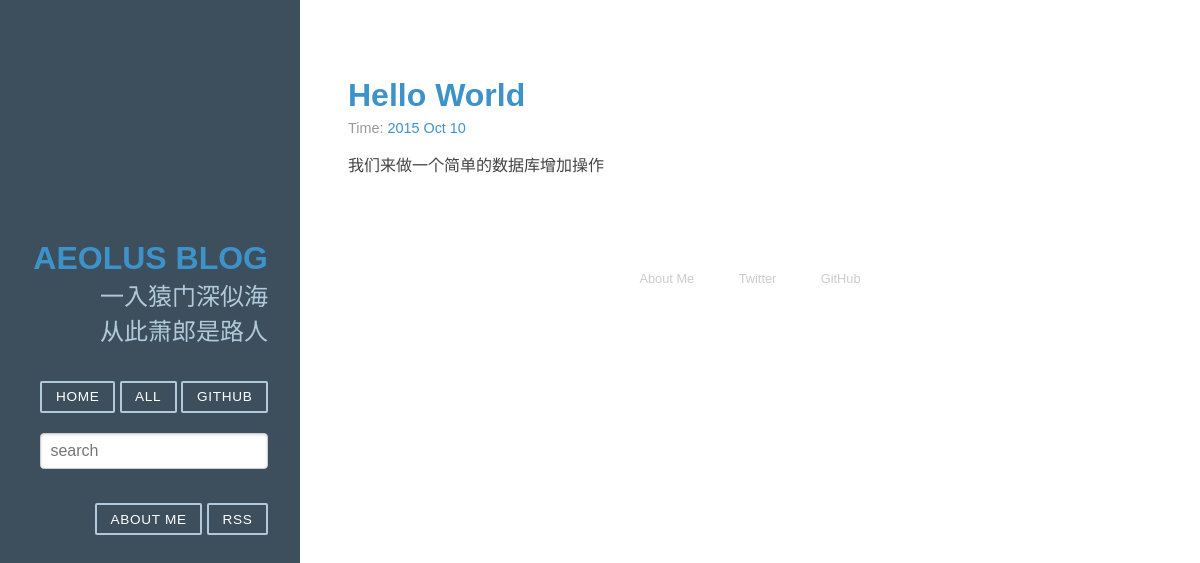
/1/, run on the app's committed database.
### article/models.py (models this page shows, shortened)
class Article(models.Model) :
    title = models.CharField(max_length = 100)  #博客题目
    category = models.CharField(max_length = 50, blank = True)  #博客标签
    date_time = models.DateTimeField(auto_now_add = True)  #博客日期
    content = models.TextField(blank = True, null = True)  #博客文章正文
    class Meta:  #按时间下降排序
        ordering = ['-date_time']
    def get_absolute_url(self):
        path = reverse('detail', kwargs={'id':self.id})
        return "http://127.0.0.1:8000%s" % path

### article/views.py (the view)
# urls.py: url(r'^(?P<id>\d+)/$', 'article.views.detail', name='detail'),  #有id的网页:8000/6/
def detail(request, id):
    try:
        post = Article.objects.get(id=str(id))
    except Article.DoesNotExist:
        raise Http404
    return render(request, 'post.html', {'post' : post})

### templates/post.html (shortened to what this page needs)
﻿{% extends "base.html" %}
{% block content %}
<div class="posts">
        <section class="post">
            <header class="post-header">
                <h2 class="post-title"><a href="{% url "detail" id=post.id %}">{{ post.title }}</a></h2>
                    <p class="post-meta">
		                 Time:  <a class="post-author" href="#">{{ post.date_time |date:"Y M d"}}</a>
                    </p>
            </header>
                <div class="post-description">
                    <p>
                        {{ post.content }}
                    </p>
                </div>
        </section>
</div>
{% endblock %}

### static/css/pure-min.css (style rules this page uses)
﻿ article,aside,details,figcaption,figure,footer,header,hgroup,main,nav,section,summary { display: block }
html { font-size: 100%; -ms-text-size-adjust: 100%; -webkit-text-size-adjust: 100% }
html,button,input,select,textarea { font-family: sans-serif }
body { margin: 0 }
h2 { font-size: 1.5em; margin: .83em 0 }
p,pre { margin: 1em 0 }

### static/css/blog.css (style rules this page uses)
a { text-decoration: none; color: rgb(61, 146, 201); }
.post { padding-bottom: 2em; }
.post-title { font-size: 2em; color: #222; margin-bottom: 0.2em; }
.post-description { font-family: Georgia, "Cambria", serif; color: #444; line-height: 1.8em; }
.post-meta { color: #999; font-size: 90%; margin: 0; }

### data on the page
Article: title "Hello World", date_time "2015 Oct 10", content "我们来做一个简单的数据库增加操作"
